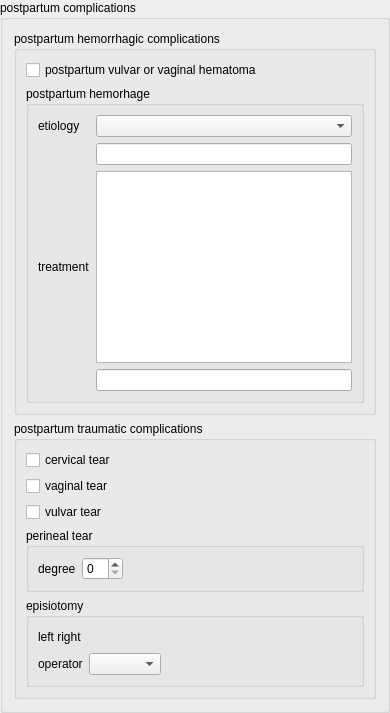
    <widget class="QGroupBox" name="postpartumComplicationsGroupBox">
     <property name="title">
      <string>postpartum complications</string>
     </property>
     <layout class="QVBoxLayout" name="verticalLayout_11">
      <item>
       <widget class="QGroupBox" name="postpartumHemorrhagicComplicationsGroupBox">
        <property name="title">
         <string>postpartum hemorrhagic complications</string>
        </property>
        <layout class="QVBoxLayout" name="verticalLayout_10">
         <item>
          <widget class="QCheckBox" name="postpartumVulvarVaginalHematomaCheckBox">
           <property name="text">
            <string>postpartum vulvar or vaginal hematoma</string>
           </property>
          </widget>
         </item>
         <item>
          <widget class="QGroupBox" name="postpartumHemorrhageGroupBox">
           <property name="title">
            <string>postpartum hemorhage</string>
           </property>
           <layout class="QGridLayout" name="gridLayout_7">
            <item row="0" column="0">
             <widget class="QLabel" name="postpartumHemorrhageEtiologyLabel">
              <property name="text">
               <string>etiology</string>
              </property>
             </widget>
            </item>
            <item row="0" column="1">
             <widget class="QComboBox" name="postpartumHemorrhageEtiologyComboBox"/>
            </item>
            <item row="1" column="1">
             <widget class="QLineEdit" name="postpartumHemorrhageEtiologyLineEdit"/>
            </item>
            <item row="2" column="0">
             <widget class="QLabel" name="postpartumHemorrhageTreatmentLabel">
              <property name="text">
               <string>treatment</string>
              </property>
             </widget>
            </item>
            <item row="2" column="1">
             <widget class="QListView" name="postpartumHemorrhageTreatmentListView"/>
            </item>
            <item row="3" column="1">
             <widget class="QLineEdit" name="postpartumHemorrhageTreatmentLineEdit"/>
            </item>
           </layout>
          </widget>
         </item>
        </layout>
       </widget>
      </item>
      <item>
       <widget class="QGroupBox" name="postpartumTraumaticComplicationsGroupBox">
        <property name="title">
         <string>postpartum traumatic complications</string>
        </property>
        <layout class="QVBoxLayout" name="verticalLayout_7">
         <item>
          <widget class="QCheckBox" name="cervicalTearCheckBox">
           <property name="text">
            <string>cervical tear</string>
           </property>
          </widget>
         </item>
         <item>
          <widget class="QCheckBox" name="vaginalTearCheckBox">
           <property name="text">
            <string>vaginal tear</string>
           </property>
          </widget>
         </item>
         <item>
          <widget class="QCheckBox" name="vulvarTearCheckBox">
           <property name="text">
            <string>vulvar tear</string>
           </property>
          </widget>
         </item>
         <item>
          <widget class="QGroupBox" name="perinealTearGroupBox">
           <property name="title">
            <string>perineal tear</string>
           </property>
           <layout class="QVBoxLayout" name="verticalLayout_8">
            <item>
             <layout class="QHBoxLayout" name="horizontalLayout_6">
              <item>
               <widget class="QLabel" name="perinealTearDegreeLabel">
                <property name="text">
                 <string>degree</string>
                </property>
               </widget>
              </item>
              <item>
               <widget class="QSpinBox" name="perinealTearDegreeSpinBox"/>
              </item>
              <item>
               <spacer name="horizontalSpacer_7">
                <property name="orientation">
                 <enum>Qt::Horizontal</enum>
                </property>
                <property name="sizeHint" stdset="0">
                 <size>
                  <width>40</width>
                  <height>20</height>
                 </size>
                </property>
               </spacer>
              </item>
             </layout>
            </item>
           </layout>
          </widget>
         </item>
         <item>
          <widget class="QGroupBox" name="episiotomyGroupBox">
           <property name="title">
            <string>episiotomy</string>
           </property>
           <layout class="QGridLayout" name="gridLayout_8">
            <item row="0" column="0">
             <widget class="QLabel" name="episiotomyLateralityLabel">
              <property name="text">
               <string>left right</string>
              </property>
             </widget>
            </item>
            <item row="0" column="1">
             <layout class="QHBoxLayout" name="episiotomyLateralityRadioLayout"/>
            </item>
            <item row="1" column="0">
             <widget class="QLabel" name="episiotomyOperatorLabel">
              <property name="text">
               <string>operator</string>
              </property>
             </widget>
            </item>
            <item row="1" column="1">
             <widget class="QComboBox" name="episiotomyOperatorComboBox"/>
            </item>
            <item row="0" column="2">
             <spacer name="horizontalSpacer_6">
              <property name="orientation">
               <enum>Qt::Horizontal</enum>
              </property>
              <property name="sizeHint" stdset="0">
               <size>
                <width>40</width>
                <height>20</height>
               </size>
              </property>
             </spacer>
            </item>
           </layout>
          </widget>
         </item>
        </layout>
       </widget>
      </item>
     </layout>
    </widget>
